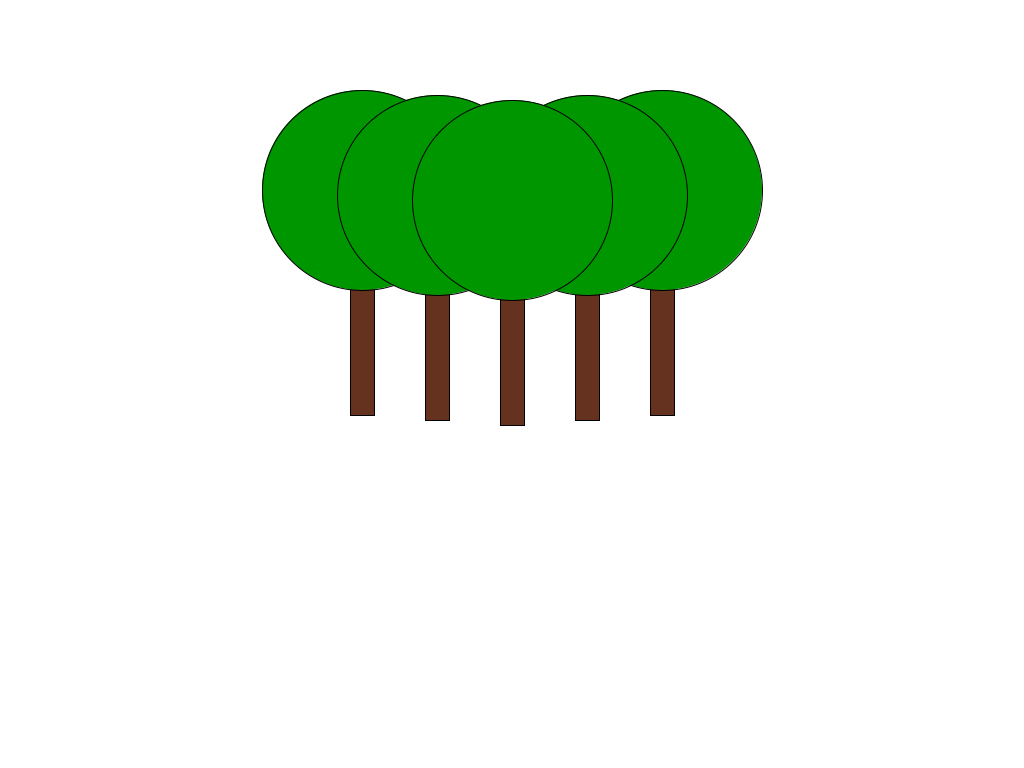
Frame 1 (no input)
Frame 60 (the mouse pressed at the canvas centre just before this capture): identical to frame 1, image omitted
Frame 120 (the mouse held since frame 60 and released just before this capture): identical to frame 1, image omitted

The Processing sketch that drew this single still picture (run headless with seeded random() and noise(); from frame 60 on, the mouse is pressed at the canvas centre):

// Processing sketch: Hoofdstuk_9_Opdracht_10
// ── Hoofdstuk_9_Opdracht_10.pde


void setup(){
  background(255);
  size(1024,768);
  
  drawForest(512, 200);
  
}


void draw(){}


void drawTree(float XCoordinate, float YCoordinate){
  
  //tree trunk color + tree trunk
  fill(100, 50, 30);
  rect(XCoordinate - 12, YCoordinate + 75, 24, 150);
  
  //tree bush color + tree bush
  fill(0,150,0);
  ellipse(XCoordinate,YCoordinate, 200, 200);
  
  
}


void drawForest(float XCoordinate, float YCoordinate){
  
  drawTree(XCoordinate - 150, YCoordinate - 10);
  drawTree(XCoordinate + 150, YCoordinate - 10);
  drawTree(XCoordinate - 75, YCoordinate - 5);
  drawTree(XCoordinate + 75, YCoordinate - 5);
  drawTree(XCoordinate, YCoordinate);
  
}
